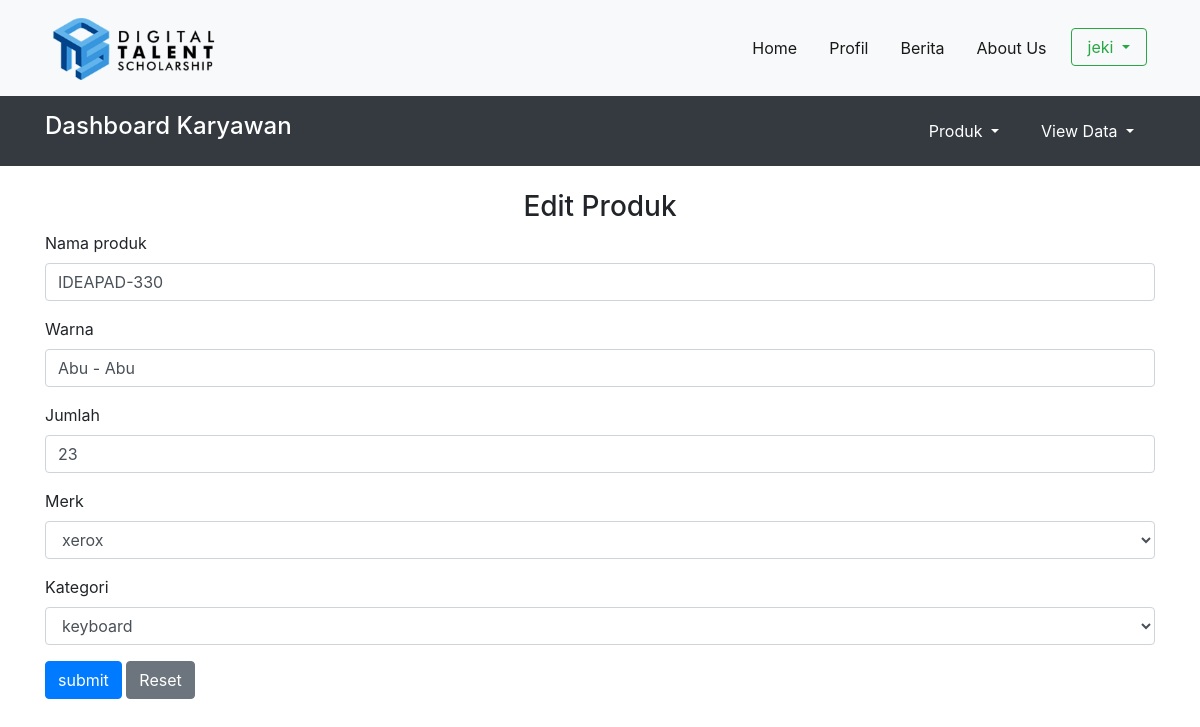
The page /view/karyawan/edit_produk.php?id_produk=15 (signed in) on the database its author committed.
### tables this page shows
CREATE TABLE `produk` (
  `id_produk` int(10) NOT NULL,
  `nama_produk` varchar(30) NOT NULL,
  `warna` varchar(10) NOT NULL,
  `jumlah` int(10) NOT NULL,
  `harga` int(10) NOT NULL,
  `id_merk` int(10) NOT NULL,
  `id_kategori` int(10) NOT NULL
);

CREATE TABLE `merk` (
  `id_merk` int(11) NOT NULL,
  `nama_merk` varchar(30) NOT NULL
);

CREATE TABLE `kategori` (
  `id_kategori` int(11) NOT NULL,
  `nama_kategori` varchar(30) NOT NULL
);

### view/karyawan/edit_produk.php (the view, shortened to what this page needs)
<?php
include("../templates/header.php");
include("../templates/navbar.php");
if (isset($_SESSION['role'])) {
    if (($_SESSION['role']) == 'karyawan') {
        include("../templates/navbar_karyawan.php");
        $id_produk = $_GET['id_produk'];
        include("../../database/koneksi.php");
        $query_produk = mysqli_query($koneksi, "SELECT id_produk, warna, jumlah, nama_produk, id_merk, id_kategori FROM produk where id_produk=$id_produk");
        $produk = mysqli_fetch_assoc($query_produk);
        $query_merk = mysqli_query($koneksi, "SELECT * from merk");
        $query_kategori = mysqli_query($koneksi, "SELECT * from kategori");
        ?>
        <div class="container mt-4 mb-4">
            <h3 class="text-center">Edit Produk</h3>
            <form action="../../controller/karyawan/update_produk.php" method="post">
                <div class="form-group">
                    <label for="nama_produk">Nama produk</label>
                    <input type="text" value="<?= $produk['nama_produk']; ?>" class="form-control" name="nama_produk" id="nama_produk">
                </div>
                <div class="form-group">
                    <label for="warna">Warna</label>
                    <input type="text" class="form-control" value="<?= $produk['warna']; ?>" name="warna" id="warna">
                </div>
                <div class="form-group">
                    <label for="jumlah">Jumlah</label>
                    <input type="text" class="form-control" value="<?= $produk['jumlah']; ?>" name="jumlah" id="jumlah">
                </div>
                <div class="form-group">
                    <label for="merk">Merk</label>
                    <select class="form-control" name="merk" id="merk">
                        <?php foreach ($query_merk as $key => $row) { ?>
                            <option value="<?php echo $row['id_merk'] ?>" <?php
                                                                            if ($row['id_merk'] == $produk['id_merk']) {
                                                                                echo 'selected';
                                                                            } ?>><?php echo $row['nama_merk'] ?></option>
                        <?php
                        } ?>
                    </select>
                </div>
                <div class="form-group">
                    <label for="merk">Kategori</label>
                    <select class="form-control" name="kategori" id="kategori">
                        <?php foreach ($query_kategori as $key => $row) { ?>
                            <option value="<?php echo $row['id_kategori'] ?>" <?php if ($row['id_kategori'] == $produk['id_kategori']) {
                                                                                    echo 'selected';
                                                                                } ?>><?php echo $row['nama_kategori'] ?></option>
                        <?php
                        } ?>
                    </select>
                </div>
                <input type="submit" class="btn btn-primary" value="submit" name="submit">
                <input type="reset" class="btn btn-secondary" value="Reset" name="reset" />
            </form>
        </div>
    <?php
    } elseif (($_SESSION['role']) == 'pelanggan') {
        include("../templates/404.php");
    }
} else {
    header('location:../view/home/login.php?pesan=belum_login');
}
?>
<?php include("../templates/footer.php"); ?>

### rows shown on the page
produk: nama_produk "IDEAPAD-330", warna "Abu - Abu", jumlah "23", merk "xerox", kategori "keyboard"

### other values the page prints
$_SESSION['nama_karyawan'] "jeki"
